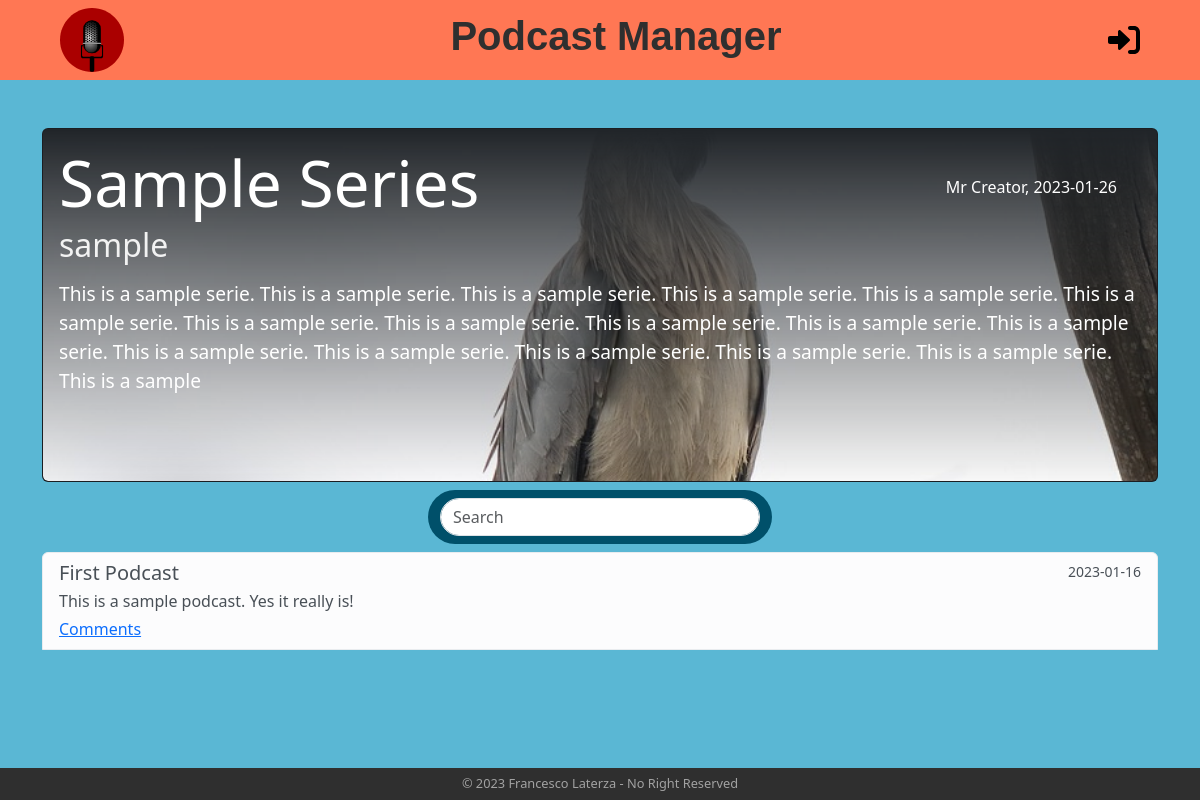
Page /series/10 on the committed database.
### tables this page shows
CREATE TABLE "series" (
	"id"	INTEGER,
	"title"	TEXT NOT NULL,
	"category"	TEXT NOT NULL,
	"date"	TEXT NOT NULL,
	"text"	TEXT NOT NULL,
	"creator_id"	INTEGER NOT NULL,
	FOREIGN KEY("creator_id") REFERENCES "users"("id"),
	PRIMARY KEY("id" AUTOINCREMENT)
);

CREATE TABLE "users" (
	"id"	INTEGER,
	"username"	TEXT NOT NULL,
	"email"	TEXT NOT NULL UNIQUE,
	"password"	TEXT NOT NULL,
	"is_creator"	INTEGER NOT NULL,
	PRIMARY KEY("id" AUTOINCREMENT)
);

CREATE TABLE "podcasts" (
	"id"	INTEGER,
	"title"	TEXT NOT NULL UNIQUE,
	"description"	TEXT NOT NULL,
	"date"	TEXT,
	"series_id"	INTEGER NOT NULL,
	PRIMARY KEY("id" AUTOINCREMENT),
	FOREIGN KEY("series_id") REFERENCES "series"("id") ON DELETE CASCADE
);

### app.py (the view)
@app.route('/series/<int:series_id>')
def series(series_id):
    series_selected = series_dao.get_series_by_id(series_id)
    if not series_selected:
        flash("Series do not exist...", "danger")
        return redirect(url_for("home"))
    if current_user.is_authenticated:
        podcasts = podcast_dao.get_podcasts(series_id, current_user.id)
    else:
        podcasts = podcast_dao.get_podcasts(series_id, 0)
    return render_template("series.html", series=series_selected, podcasts=podcasts, get_creator_name=users_dao.get_user_username_by_id, is_following=follows_dao.is_following, comments=comments_dao.get_comments, str=str)

### dao/comments_dao.py (called while the page is built)
def get_comments(podcast_id):
    conn = sqlite3.connect("db/series.db")
    conn.row_factory = sqlite3.Row
    cursor = conn.cursor()
    sql = "SELECT * FROM comments WHERE podcast_id = ?"
    cursor.execute(sql, (podcast_id, ))
    res = cursor.fetchall()
    cursor.close()
    conn.close()
    return res

### dao/podcast_dao.py (called while the page is built)
def get_podcasts(series_id, creator_id):
    conn = sqlite3.connect("db/series.db")
    conn.row_factory = sqlite3.Row
    cursor = conn.cursor()
    sql = "SELECT podcasts.*, creator_id FROM podcasts LEFT JOIN series ON podcasts.series_id = series.id WHERE series_id = ? AND ( podcasts.date <= ? OR creator_id = ? ) ORDER BY date ASC"
    curr_date = date.today()
    cursor.execute(sql, (series_id, curr_date, creator_id))
    res = cursor.fetchall()
    cursor.close()
    conn.close()
    return res

### dao/series_dao.py (called while the page is built)
def get_series_by_id(id):
    conn = sqlite3.connect("db/series.db")
    conn.row_factory = sqlite3.Row
    cursor = conn.cursor()
    sql = "SELECT * FROM series WHERE id = ?"
    cursor.execute(sql, (id, ))
    res = cursor.fetchone()
    cursor.close()
    conn.close()
    return res

### dao/users_dao.py (called while the page is built)
def get_user_by_id(id):
    conn = sqlite3.connect("db/series.db")
    conn.row_factory = sqlite3.Row
    cursor = conn.cursor()
    sql = "SELECT * FROM users WHERE id = ?"
    cursor.execute(sql, (id, ))
    res = cursor.fetchone()
    cursor.close()
    conn.close()
    return res

def get_user_username_by_id(id):
    user = get_user_by_id(id)
    return user["username"]

### templates/series.html (shortened to what this page needs)
{% extends "base.html" %} {% block title %}{{ series.title }}{% endblock %} {%
block content%}
<main class="col-12 container height-main">
  <div class="card text-bg-dark mt-5">
    <img
      src="{{ url_for('static', filename='images/'+series.title.lower().replace(' ', '_')+'.jpeg') }}"
      class="card-img series-img-bg"
      alt="series image"
    />
    <article class="card-img-overlay">
      <section class="d-flex justify-content-between align-items-center">
        <h5 class="card-title series-title">{{ series.title }}</h5>
        <h6 class="card-text me-4">
          {{ get_creator_name(series.creator_id) }}, {{ series.date }}
        </h6>
      </section>
      <section>
        <h6 class="card-subtitle text-muted series-subtitle">
          {{ series.category }}
        </h6>
        <p class="card-text series-text mt-3">{{ series.text }}</p>
      </section>
    </article>
  </div>
  {% if podcasts | length != 0 %}
  <nav class="navbar search-nav my-2 mx-auto">
    <div class="container-fluid">
      <input
        class="form-control search-tab"
        type="search"
        placeholder="Search"
        aria-label="Search"
      />
    </div>
  </nav>
  {% endif %}
  <article class="list-group">
     {% for podcast in podcasts %}
    <section
      class="list-group-item list-group-item-action list-group-item-light"
      data-podcast
    >
      <div class="d-flex w-100 justify-content-between">
        <h5 class="mb-1" data-podcast-title>{{ podcast.title }}</h5>
        <small>{{ podcast.date }}</small>
      </div>
      <p class="mb-1" data-podcast-description>{{ podcast.description }}</p>
      <a
        href="#"
        class=""
        data-bs-toggle="modal"
        data-bs-target="#modal-comments-{{ podcast.id }}"
        title="open comments section"
      >
        Comments
      </a>
    </section>
    {% endfor %}
  </article>
</main>
{% endblock%}

### static/style.css (style rules this page uses)
body { font-family: "Segoe UI", Tahoma, Geneva, Verdana, sans-serif; background-color: #5ab7d4; }
main { min-height: calc(100vh - 7rem); }
.card { background-color: #00506a; color: #5ab7d4; }
.series-img-bg { height: 20rem; object-fit: cover; -webkit-mask-image: -webkit-gradient( linear, left top, left bottom, from(rgba(0, 0, 0, 0)), to(rgba(0, 0, 0, 1)) ); mask-image: linear-gradient(to bottom, rgba(0, 0, 0, 0), rgba(0, 0, 0, 1)); }
.series-title { font-size: 4rem; }
.series-subtitle { font-size: 2rem; color: #f2f2f2 !important; }
.series-text { font-size: 1.2rem; }
.height-main { min-height: calc(100vh - 10rem); }
.search-nav { background-color: #00506a; border-radius: 5rem; max-width: fit-content; }
.search-tab { border-radius: 5rem; width: 20rem; }
@media (max-width: 1400px) { .series-img-bg { height: 22rem; } }

### rows in the picture
series: title "Sample Series", date "2023-01-26", category "sample", text "This is a sample serie. This is a sample serie. This is a sample serie. This is a sample serie. This is a sample serie. This is a sample serie. This is a sample serie. This is a sample serie. This is a sample serie. This is a sample serie. This is a sample serie. This is a sample serie. This is a sample serie. This is a sample serie. This is a sample serie. This is a sample serie. This is a sample"
users: username "Mr Creator"
podcasts: title "First Podcast", date "2023-01-16", description "This is a sample podcast. Yes it really is!"
